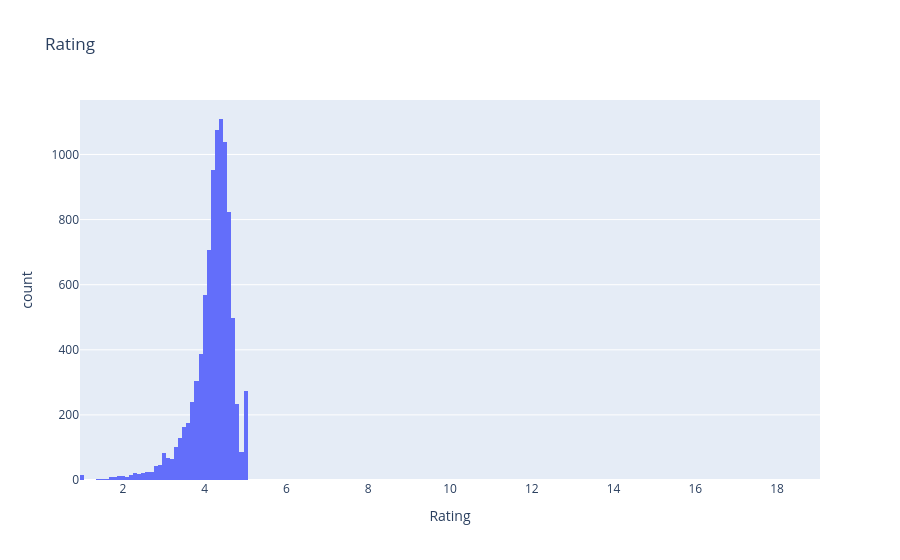
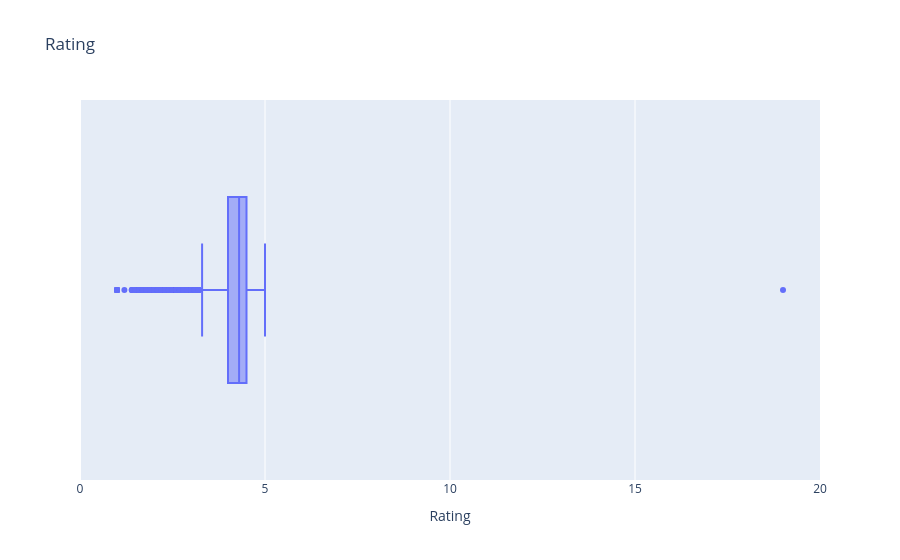

These figures' notebook cell, in order:
### Code cell
for num_col in numerical_cols:
    print(num_col)
    univariate_numerical(df, num_col)
    print('-------------------')

### Figure 1 — Plotly figure (JSON) as saved in the notebook; plotly's stock layout.template omitted (floating-point values rounded to 4 significant figures; data arrays with more than 128 entries replaced by an {"elided": "..."} marker saying what was removed)
{"data": [{"alignmentgroup": "True", "bingroup": "x", "hovertemplate": "Rating=%{x}<br>count=%{y}<extra></extra>", "legendgroup": "", "marker": {"color": "#636efa", "pattern": {"shape": ""}}, "name": "", "offsetgroup": "", "orientation": "v", "showlegend": false, "type": "histogram", "x": {"elided": "10841 float values"}, "xaxis": "x", "yaxis": "y"}], "layout": {"barmode": "relative", "legend": {"tracegroupgap": 0}, "title": {"text": "Rating"}, "xaxis": {"anchor": "y", "domain": [0, 1], "title": {"text": "Rating"}}, "yaxis": {"anchor": "x", "domain": [0, 1], "title": {"text": "count"}}}}

### Figure 2 — Plotly figure (JSON) as saved in the notebook; plotly's stock layout.template omitted (floating-point values rounded to 4 significant figures; data arrays with more than 128 entries replaced by an {"elided": "..."} marker saying what was removed)
{"data": [{"alignmentgroup": "True", "hovertemplate": "Rating=%{x}<extra></extra>", "legendgroup": "", "marker": {"color": "#636efa"}, "name": "", "notched": false, "offsetgroup": "", "orientation": "h", "showlegend": false, "type": "box", "x": {"elided": "10841 float values"}, "x0": " ", "xaxis": "x", "y0": " ", "yaxis": "y"}], "layout": {"boxmode": "group", "legend": {"tracegroupgap": 0}, "title": {"text": "Rating"}, "xaxis": {"anchor": "y", "domain": [0, 1], "title": {"text": "Rating"}}, "yaxis": {"anchor": "x", "domain": [0, 1]}}}
